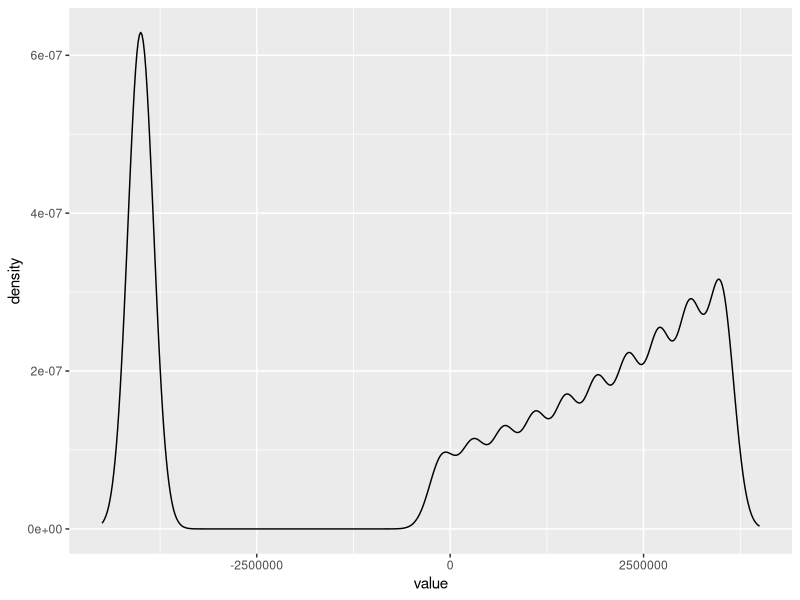
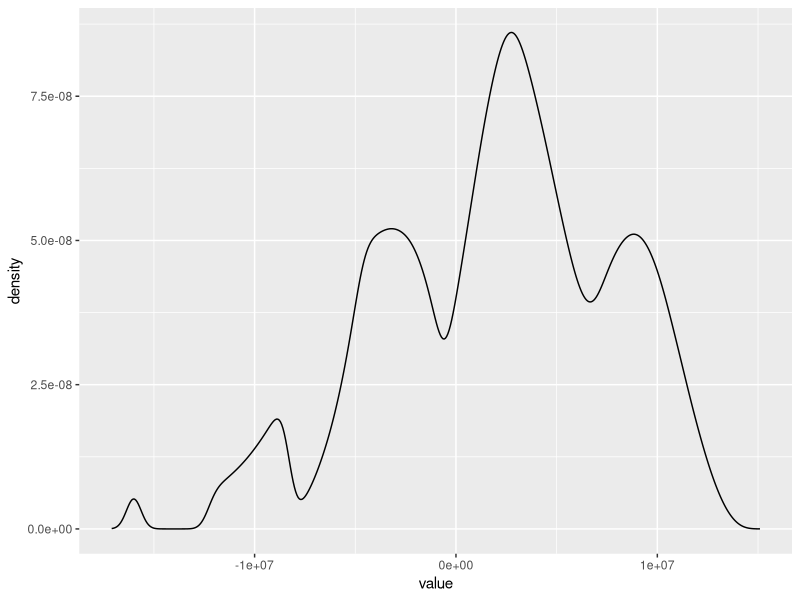

Recreate these plots in R, in order.
## ---- chunk 1
options(gsubfn.engine = "R")
library('sqldf')
library('ggplot2')

# simulate playing a casino up to nStep times or stopping at first win-streak of length 3 (8=2^3)
nStep=10
pWin=1/8
vWin = 3500000
vLoss =-400000

d <- c()
pStage <- 1
cumulative <- 0
i <- 1
while(i<=nStep) {
  pWi <- pStage*pWin
  di <- data.frame(key=paste('s',i,'win'),
                   prob=pWi,
                   value=vWin+cumulative)
  d <- rbind(d,di)
  cumulative <- cumulative + vLoss
  pStage <- (1-pWin)*pStage
  i <- i+1
}
di <- data.frame(key=paste('s',i-1,'loss'),
                 prob=pStage,
                 value=cumulative)
d <- rbind(d,di)
d$expectedImpact <- d$prob*d$value

dens <- density(d$value,weights=d$prob,adjust=0.2)

# plot(dens)
# fails

ggplot(aes(x=value,y=density),data=data.frame(value=dens$x,density=dens$y)) + geom_line()

print(d)
print(sum(d$prob))
print(sum(d$prob[d$value>=0]))
expectedProfit <- sum(d$prob*d$value)
print(expectedProfit)
stake <- abs(min(d$value))
print(stake)
print(expectedProfit/stake)
dPlus <- d[d$value>=0,]
print(sum(dPlus$prob*dPlus$value)/sum(dPlus$prob))
xm <- sum(d$value*d$prob)/sum(d$prob)
var <- sum(d$prob*(d$value-xm)^2)/sum(d$prob)
sd <- sqrt(var)
SharpeRatio <- xm/sd
print(SharpeRatio)


#' @param d1 data frame with columns value, prob (prob non-negative, sums to 1 or less), and optional nwin
#' @param d2 data frame with columns value, prob (prob non-negative, sums to 1 or less), and optional nwin
#' @return data frame with columns value and prob (prob non-negative, sums to 1) representing the probility any of sum of d1.value+d2.value would be seen when one event is draw from the first frame (with probability d1.prob) and another event is draw from the second frame (with probability d2.prob).  This is commonly called a convolution of discrete probability distributions.
convoluteDist <- function(d1,d2) {
  if(!('nwin' %in% colnames(d1))) {
    d1$nwin <- ifelse(d1$value>0,1,0)
  }
  if(!('nwin' %in% colnames(d2))) {
    d2$nwin <- ifelse(d2$value>0,1,0)
  }
  sqldf('SELECT
           d1.nwin + d2.nwin as nwin,
           d1.value + d2.value as value,
           SUM(d1.prob * d2.prob) as prob
        FROM
           d1
        JOIN
           d2
        WHERE
           d1.prob>0 AND d2.prob>0
        GROUP BY
           d1.nwin + d2.nwin,
           d1.value + d2.value
        ORDER BY
           d1.value + d2.value,
           d1.nwin + d2.nwin')
}

#' @param d data frame with columns value and prob (prob non-negative, sums to 1)
#' @param k integer >0
#' @return d convoluted with itself k times.  repersents the distibutions of outcomes of sums of k-events
convK <- function(d,k) {
  d2 <- d
  for(i in seq_len(k-1)) {
    d2 <- convoluteDist(d,d2)
  }
  d2
}


# simulate playing at 4 casinos
dK <- convK(d,4)


# report
dens <- density(dK$value,weights=dK$prob,adjust=0.2)
ggplot(aes(x=value,y=density),data=data.frame(value=dens$x,density=dens$y)) + geom_line()

interestRate <- 1.05^(10/365)-1
print(interestRate)
costOfMoney <- interestRate*stake
print(costOfMoney)
print(sum(dK$prob))
print(sum(dK$prob[dK$value>=0]))
print(sum(dK$prob*dK$value))
xm <- (sum(dK$value*dK$prob)-costOfMoney)/sum(dK$prob)
var <- sum(dK$prob*(dK$value-xm)^2)/sum(dK$prob)
sd <- sqrt(var)
SharpeRatio <- xm/sd
print(SharpeRatio)

# see what we know condition on winning exactly 3 times out of 4 casinos
d3 <- dK[dK$nwin==3,]
print(sum(d3$prob))
print(sum(d3$prob*d3$value)/sum(d3$prob))
